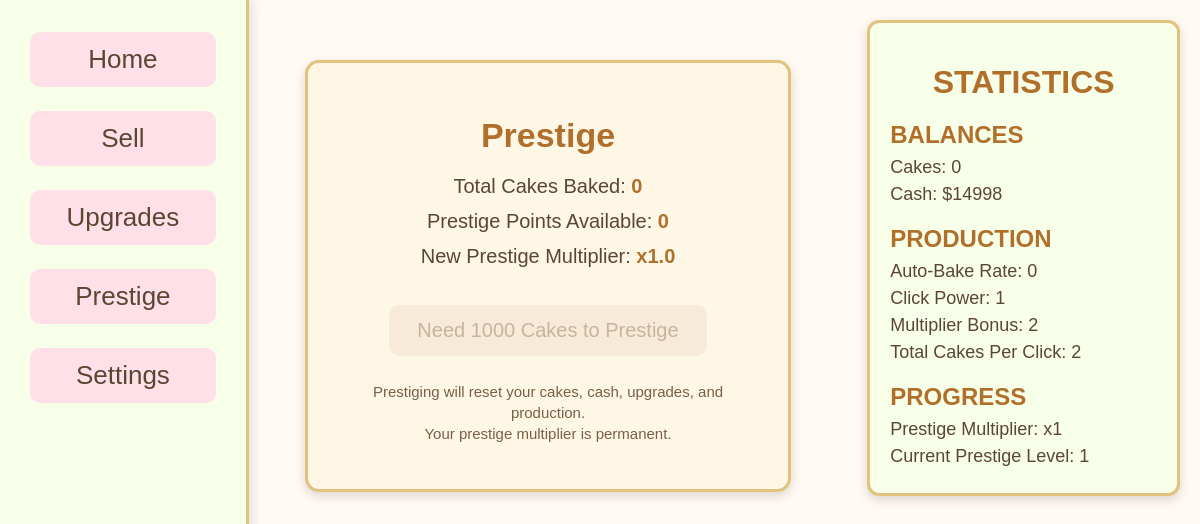
/prestige.php (signed in), run on the app's committed database.
### tables this page shows
CREATE TABLE "player_save" (
    id INTEGER PRIMARY KEY,
    cakes INTEGER DEFAULT 0,
    currency INTEGER DEFAULT 0, "multiplier" INTEGER DEFAULT 1, clickPower INTEGER DEFAULT 1, cps INTEGER DEFAULT 0, prestige_level INTEGER DEFAULT 0, prestige_multiplier REAL DEFAULT 1, "lifetime" INTEGER DEFAULT 0, "bonus" INTEGER DEFAULT 0, prestige_points INTEGER DEFAULT 0,
    FOREIGN KEY (id) REFERENCES users(id)
);

### prestige.php (the view, shortened to what this page needs)
<?php
$current_cakes = 0;
$current_currency = 0;
$current_multiplier = 1;
$current_clickPower = 1;
$current_cps = 0;
require_once __DIR__ . '/php/config.php';
if(isset($_SESSION['user_id'])) {
    try {
        $dsn = "sqlite:$db";
        $pdo = new \PDO($dsn);
        $pdo->setAttribute(\PDO::ATTR_ERRMODE, \PDO::ERRMODE_EXCEPTION);
        $stmt = $pdo->prepare("
            SELECT cakes, currency, multiplier, clickPower, cps, bonus, prestige_multiplier, prestige_level, prestige_points
            FROM player_save
            WHERE id = :user_id
        ");
        $stmt->execute([':user_id' => $_SESSION['user_id']]);
        $player_data = $stmt->fetch(\PDO::FETCH_ASSOC);
        if($player_data) {
            $current_cakes = (int)$player_data['cakes'];
            $current_currency = (int)$player_data['currency'];
            $current_multiplier = (int)$player_data['multiplier'];
            $current_clickPower = (int)$player_data['clickPower'];
            $current_cps = (int)$player_data['cps'];
            $current_prestige_multiplier = (float)$player_data['prestige_multiplier'];
            $current_prestige_level = (int)$player_data['prestige_level'];
        }
    } catch (\PDOException $e) {
        echo "Database connection failed: " . $e->getMessage();
    }
} else {
    header("Location: index.php");
    exit();
}
?>
<!DOCTYPE html>
<html lang="en">
<head>
    <link rel="stylesheet" href="Styles/index.css">
</head>
<body>
<div class="column1">
    <div id="nav">
        <ul>
            <li><a href="index.php"><button>Home</button></a></li>
            <li><a href="sell_cakes.php"><button>Sell</button></a></li>
            <li><a href="upgrades.php"><button>Upgrades</button></a></li>
            <li><a href="prestige.html"><button>Prestige</button></a></li>
            <li><a href="settings.php"><button id="settingsButton">Settings</button></a></li>
        </ul>
    </div>
</div>
<div class="column2">
    <div class="prestige-container">
        <h1>Prestige</h1>
        <p class="prestige-info">
            Total Cakes Baked: <strong id="totalCakesBaked">0</strong>
        </p>
        <p class="prestige-info">
            Prestige Points Available: <strong id="prestigePoints"><?php echo $current_cakes/1000?></strong>
        </p>
        <p class="prestige-info">
            New Prestige Multiplier: <strong id="newPrestigeMultiplier">x1</strong>
        </p>
        <button id="prestigeButton" class="prestige-btn">
        </button>
        <p class="prestige-warning">
            Prestiging will reset your cakes, cash, upgrades, and production.<br>
            Your prestige multiplier is permanent.
        </p>
    </div>
</div>
<div class="column3">
    <div id="stats">
        <h1>STATISTICS</h1>
        <h2>BALANCES</h2>
        <ul>
            <li>Cakes: <span id="cakeStat" data-cake><?php echo $current_cakes; ?></span></li>
            <li>Cash: $<span id="money"><?php echo $current_currency; ?></span></li>
        </ul>
        <h2>PRODUCTION</h2>
        <ul>
            <li>Auto-Bake Rate: <?php echo $current_cps?></li>
            <li>Click Power: <?php echo $current_clickPower ?></li>
            <li>Multiplier Bonus: <?php echo $current_multiplier?></li>
            <li>Total Cakes Per Click: <?php echo $current_clickPower * $current_multiplier?></li>
        </ul>
        <h2>PROGRESS</h2>
        <ul>
            <li>Prestige Multiplier: x<?php echo $current_prestige_multiplier; ?></li>
            <li>Current Prestige Level: <?php echo $current_prestige_level; ?></li>
        </ul>
    </div>
</div>
</body>
</html>

### Styles/index.css (style rules this page uses)
html, body { margin: 0; padding: 0; height: 100%; background-color: #fffaf3; font-family: 'Trebuchet MS', sans-serif; color: #5a4633; }
body { display: flex; flex-direction: row; min-height: 100vh; }
.column1 { width: 22%; background-color: #f7ffe8; border-right: 3px solid #e3c27d; padding-top: 20px; box-shadow: 4px 0 10px rgba(0,0,0,0.1); }
#nav ul { list-style: none; padding: 0; margin: 0; }
#nav ul li { padding: 12px 30px; }
#nav ul li button { width: 100%; font-size: 26px; padding: 12px; border-radius: 10px; border: none; background-color: #ffe0e8; color: #5a4633; cursor: pointer; transition: 0.2s ease; }
.column2 { width: 50%; padding: 20px; }
.column3 { width: 28%; padding: 20px; }
#stats { background-color: #f7ffe8; border: 3px solid #e3c27d; border-radius: 12px; padding: 20px; box-shadow: 0 4px 12px rgba(0,0,0,0.15); }
#stats h1 { text-align: center; margin-bottom: 15px; color: #b06f2a; }
#stats h2 { margin-top: 20px; margin-bottom: 8px; color: #b06f2a; }
#stats ul { list-style: none; padding: 0; margin: 0; }
#stats ul li { margin: 6px 0; font-size: 18px; }
.prestige-container { background: #fff7e6; border: 3px solid #e3c27d; border-radius: 14px; padding: 30px; width: 420px; margin: 40px auto; text-align: center; box-shadow: 0 4px 12px rgba(0,0,0,0.15); }
.prestige-container h1 { font-size: 34px; color: #b06f2a; margin-bottom: 20px; }
.prestige-info { font-size: 20px; margin: 12px 0; }
.prestige-info strong { color: #b06f2a; }
.prestige-btn { background: #d48c3c; color: white; border: none; padding: 14px 28px; font-size: 20px; border-radius: 10px; margin-top: 25px; cursor: pointer; transition: 0.2s ease; box-shadow: 0 3px 8px rgba(0,0,0,0.2); }
.prestige-btn:disabled { background: #c7b08a; opacity: 0.6; cursor: not-allowed; }
.prestige-warning { margin-top: 25px; font-size: 15px; color: #7a5f45; line-height: 1.4; }
button:disabled { opacity: 0.45; cursor: not-allowed; background-color: #f3e2d0 !important; color: #a38a6a !important; border-color: #d6c2a3 !important; box-shadow: none !important; transform: none !important; }

### data on the page
player_save: $current_cakes/1000 "0", cakes "0", currency "14998", cps "0", clickPower "1", multiplier "2", $current_clickPower*$current_multiplier "2", prestige_multiplier "1", prestige_level "1"
